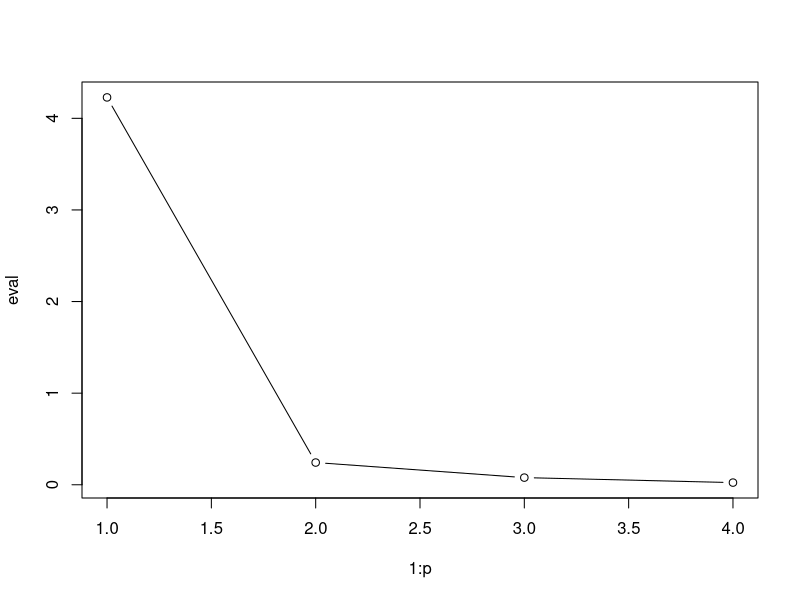
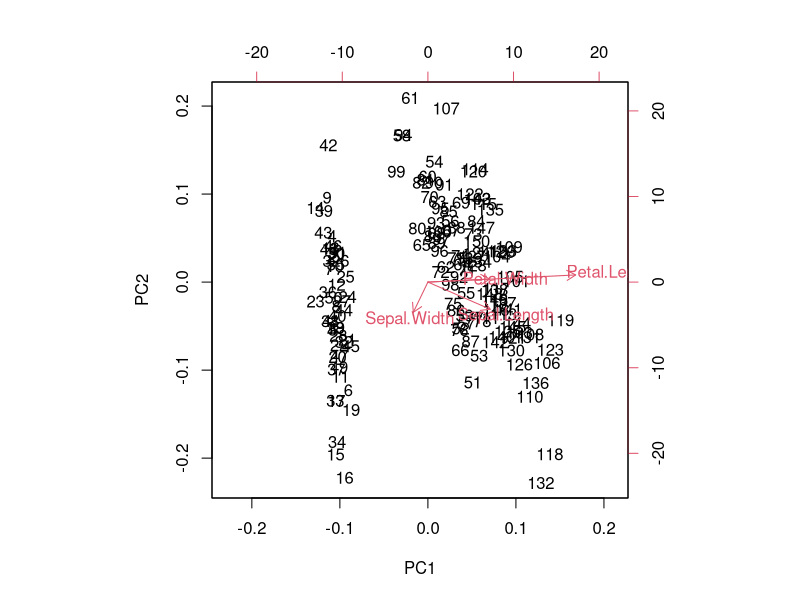
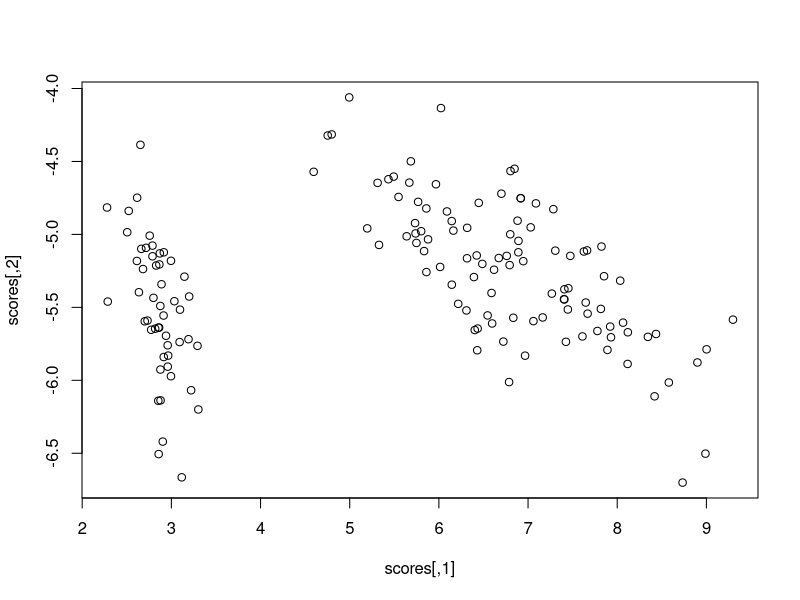
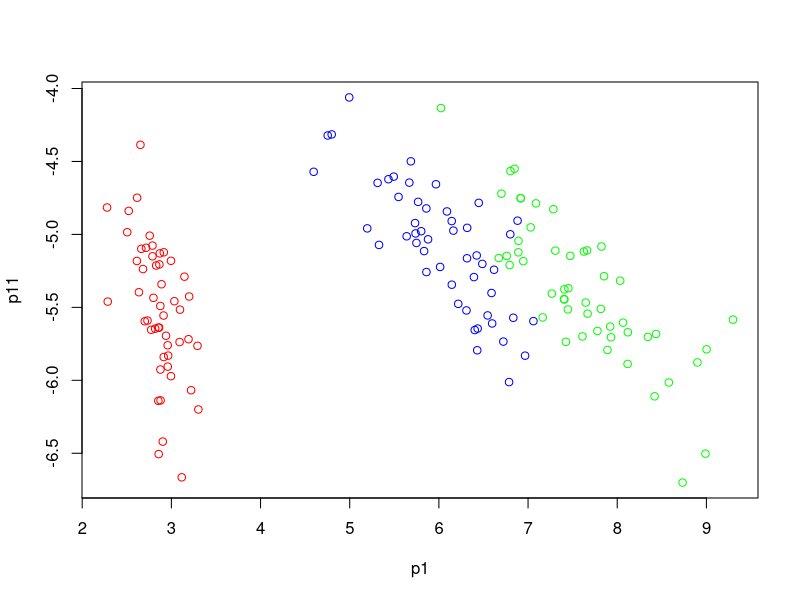
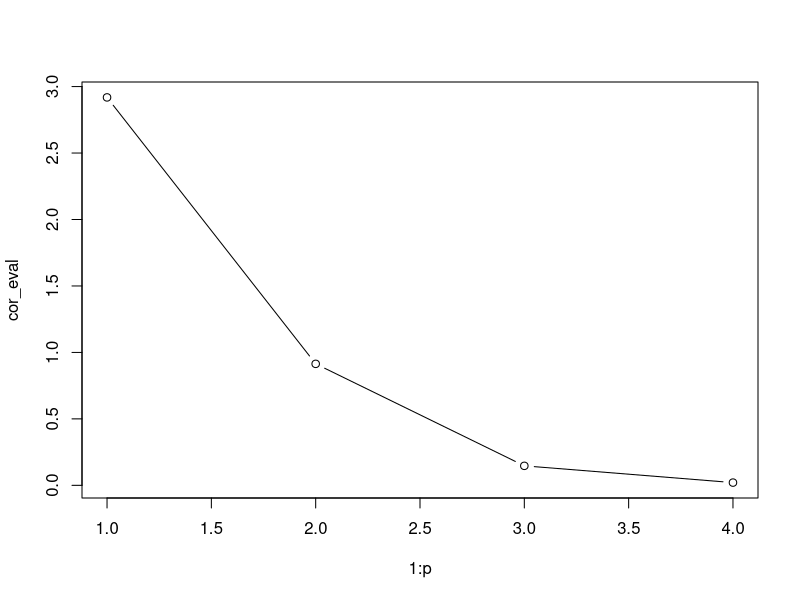
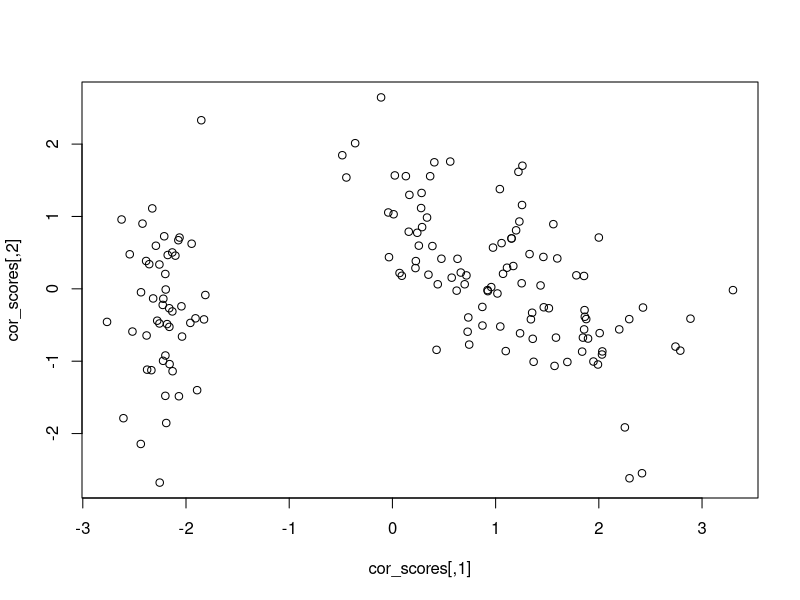
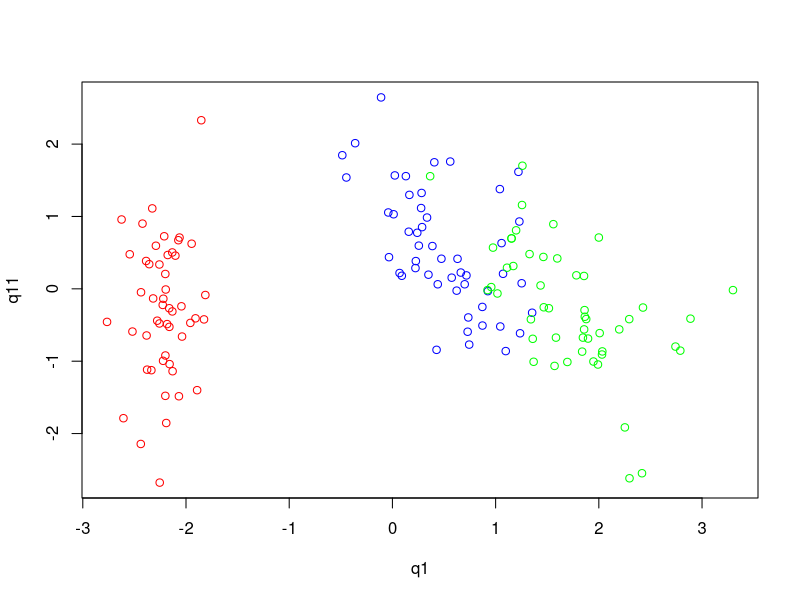

R code for these plots, in order:
### Unsupervised learning: PRINCIPAL COMPONENT ANALYSIS.

# PCA using covariance matrix.
View(iris)
data=data.frame(iris)[,-5]
data=as.matrix(data)
dim=dim(data)
n=dim[1]
p=dim[2]
var=cov(data);var
eval=eigen(var)$values;eval
evec=eigen(var)$vectors;evec
prop_variation=eval/sum(eval);prop_variation
cum_prop_variation=cumsum(eval)/sum(eval);cum_prop_variation
# 1st pincipal component (pc) explains 92% of variation inn data is required.
# 1 pc would be enough.

evec_mat=as.matrix(evec);evec_mat
round(t(evec_mat)%*%evec_mat) # orthogonal eigenvectors.

# scree plot
plot(1:p,eval,"b")

# score plot
scores=data%*%evec_mat;scores

#biplot
biplot(prcomp(data))

plot(scores)
#setosa
p1=scores[1:50,1]
p11=scores[1:50,2]
#versicolor
p2=scores[51:100,1]
p22=scores[51:100,2]
#virginica
p3=scores[101:150,1]
p33=scores[101:150,2]

plot(p1,p11,type="p",xlim=c(min(p1,p2,p3),max(p1,p2,p3)),
     ylim=c(min(p11,p22,p33),max(p11,p22,p33)),col="red")
lines(p2,p22,type="p",col="blue")
lines(p3,p33,type="p",col="green")

col=colnames(data)
var1=col[which.max(abs(evec_mat[,1]))];var1
var2=col[which.max(abs(evec_mat[,2]))];var2
# var1 and var2 are most important variables.most information is given by this variables

# PCA using correlation matrix.
cor=cor(data)
cor_eval=eigen(cor)$values;cor_eval
cor_evec=eigen(cor)$vectors;cor_evec
cor_evec_mat=as.matrix(cor_evec);cor_evec_mat
prop_variation=cor_eval/sum(cor_eval);prop_variation
cum_prop_variation=cumsum(cor_eval)/sum(cor_eval);cum_prop_variation
# 2pcs are required.

plot(1:p,cor_eval,type="b")

sd=as.matrix(scale(data))
cor_scores=sd%*%cor_evec_mat
plot(cor_scores)

q1=cor_scores[1:50,1]
q11=cor_scores[1:50,2]
q2=cor_scores[51:100,1]
q22=cor_scores[51:100,2]
q3=cor_scores[101:150,1]
q33=cor_scores[101:150,2]

plot(q1,q11,type="p",xlim=c(min(q1,q2,q3),max(q1,q2,q3)),
     ylim=c(min(q11,q22,q33),max(q11,q22,q33)),col="red")
lines(q2,q22,type="p",col="blue")
lines(q3,q33,type="p",col="green")

  
  